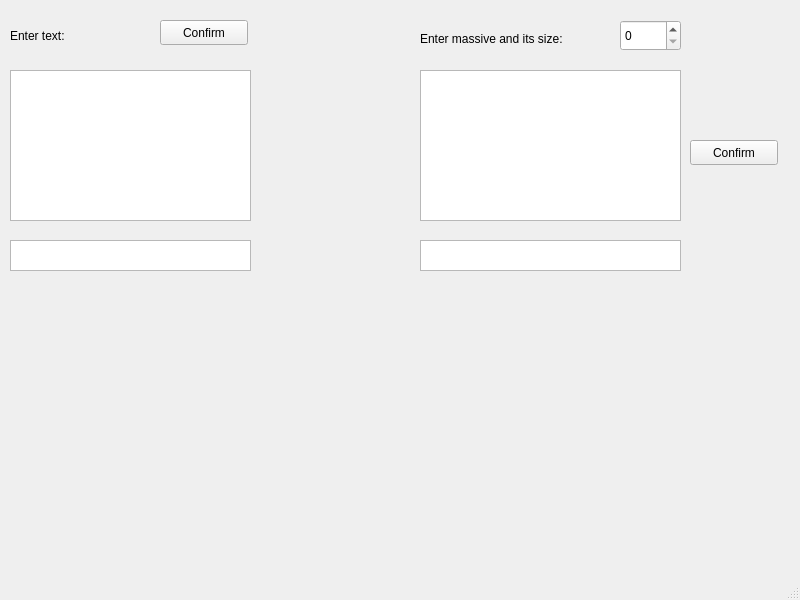
<?xml version="1.0" encoding="UTF-8"?>
<ui version="4.0">
 <class>MainWindow</class>
 <widget class="QMainWindow" name="MainWindow">
  <property name="geometry">
   <rect>
    <x>0</x>
    <y>0</y>
    <width>800</width>
    <height>600</height>
   </rect>
  </property>
  <property name="windowTitle">
   <string>MainWindow</string>
  </property>
  <widget class="QWidget" name="centralwidget">
   <widget class="QTextEdit" name="firstEdit">
    <property name="geometry">
     <rect>
      <x>10</x>
      <y>70</y>
      <width>241</width>
      <height>151</height>
     </rect>
    </property>
   </widget>
   <widget class="QLabel" name="label">
    <property name="geometry">
     <rect>
      <x>10</x>
      <y>20</y>
      <width>101</width>
      <height>31</height>
     </rect>
    </property>
    <property name="text">
     <string>Enter text:</string>
    </property>
   </widget>
   <widget class="QPushButton" name="firstConfirmButton">
    <property name="geometry">
     <rect>
      <x>160</x>
      <y>20</y>
      <width>88</width>
      <height>25</height>
     </rect>
    </property>
    <property name="text">
     <string>Confirm</string>
    </property>
   </widget>
   <widget class="QTextBrowser" name="firstBrowser">
    <property name="geometry">
     <rect>
      <x>10</x>
      <y>240</y>
      <width>241</width>
      <height>31</height>
     </rect>
    </property>
   </widget>
   <widget class="QTextEdit" name="secondEdit">
    <property name="geometry">
     <rect>
      <x>420</x>
      <y>70</y>
      <width>261</width>
      <height>151</height>
     </rect>
    </property>
   </widget>
   <widget class="QTextBrowser" name="secondBrowser">
    <property name="geometry">
     <rect>
      <x>420</x>
      <y>240</y>
      <width>261</width>
      <height>31</height>
     </rect>
    </property>
   </widget>
   <widget class="QLabel" name="label_2">
    <property name="geometry">
     <rect>
      <x>420</x>
      <y>30</y>
      <width>181</width>
      <height>17</height>
     </rect>
    </property>
    <property name="text">
     <string>Enter massive and its size:</string>
    </property>
   </widget>
   <widget class="QSpinBox" name="massiveSpinBox">
    <property name="geometry">
     <rect>
      <x>620</x>
      <y>20</y>
      <width>61</width>
      <height>31</height>
     </rect>
    </property>
   </widget>
   <widget class="QPushButton" name="secondConfirmButton">
    <property name="geometry">
     <rect>
      <x>690</x>
      <y>140</y>
      <width>88</width>
      <height>25</height>
     </rect>
    </property>
    <property name="text">
     <string>Confirm</string>
    </property>
   </widget>
  </widget>
  <widget class="QMenuBar" name="menubar">
   <property name="geometry">
    <rect>
     <x>0</x>
     <y>0</y>
     <width>800</width>
     <height>22</height>
    </rect>
   </property>
  </widget>
  <widget class="QStatusBar" name="statusbar"/>
 </widget>
 <resources/>
 <connections/>
</ui>
